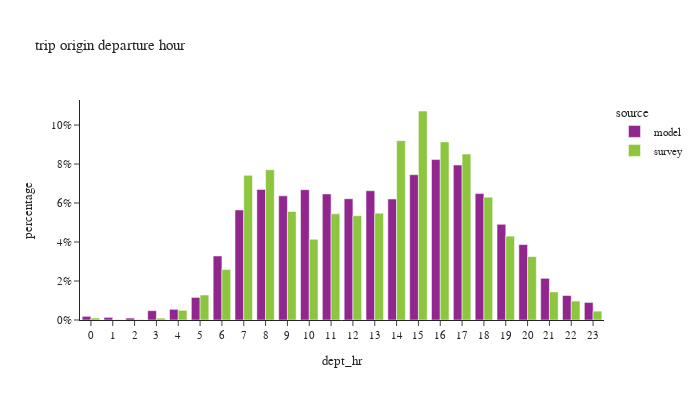

The code cell stored with this chart in its notebook:
### Code cell
df_plot = df_trip.groupby(['dept_hr','source'])['trexpfac'].agg(sample_count='size', trexpfac='sum').reset_index()
df_plot['percentage'] = df_plot.groupby(['source'], group_keys=False)['trexpfac']. \
    apply(lambda x: x / float(x.sum()))

fig = px.bar(df_plot, x="dept_hr", y="percentage", color="source",
             barmode="group",title="trip origin departure hour",
             hover_data=['trexpfac','sample_count'])
fig.update_layout(height=400, width=700, font=dict(size=11),
                  xaxis = dict(dtick = 1, categoryorder='category ascending'),
                  yaxis=dict(tickformat=".0%"))
fig.show()

### Figure 1 — Plotly figure (JSON) as saved in the notebook; plotly's stock layout.template omitted (floating-point values rounded to 4 significant figures)
{"data": [{"alignmentgroup": "True", "customdata": [[40740.0, 40740.0], [29330.0, 29330.0], [21440.0, 21440.0], [104600.0, 104600.0], [119400.0, 119400.0], [252900.0, 252900.0], [716600.0, 716600.0], [1232000.0, 1232000.0], [1462000.0, 1462000.0], [1390000.0, 1390000.0], [1459000.0, 1459000.0], [1411000.0, 1411000.0], [1357000.0, 1357000.0], [1447000.0, 1447000.0], [1355000.0, 1355000.0], [1627000.0, 1627000.0], [1796000.0, 1796000.0], [1735000.0, 1735000.0], [1415000.0, 1415000.0], [1071000.0, 1071000.0], [844400.0, 844400.0], [466300.0, 466300.0], [274100.0, 274100.0], [196400.0, 196400.0]], "hovertemplate": "source=model<br>dept_hr=%{x}<br>percentage=%{y}<br>trexpfac=%{customdata[0]}<br>sample_count=%{customdata[1]}<extra></extra>", "legendgroup": "model", "marker": {"color": "#91268F", "pattern": {"shape": ""}}, "name": "model", "offsetgroup": "model", "orientation": "v", "showlegend": true, "textposition": "auto", "type": "bar", "x": [0, 1, 2, 3, 4, 5, 6, 7, 8, 9, 10, 11, 12, 13, 14, 15, 16, 17, 18, 19, 20, 21, 22, 23], "xaxis": "x", "y": [0.001867, 0.001344, 0.0009825, 0.004793, 0.00547, 0.01159, 0.03284, 0.05646, 0.06701, 0.06368, 0.06684, 0.06468, 0.06219, 0.06631, 0.06208, 0.07454, 0.0823, 0.07951, 0.06485, 0.04906, 0.03869, 0.02137, 0.01256, 0.008998], "yaxis": "y"}, {"alignmentgroup": "True", "customdata": [[14160.0, 37.0], [1901.0, 10.0], [2284.0, 18.0], [13390.0, 31.0], [68940.0, 82.0], [178200.0, 214.0], [359700.0, 676.0], [1032000.0, 1625.0], [1072000.0, 1961.0], [774200.0, 1565.0], [575800.0, 1583.0], [756900.0, 1781.0], [743500.0, 1915.0], [761800.0, 1816.0], [1279000.0, 2135.0], [1491000.0, 2486.0], [1270000.0, 2478.0], [1183000.0, 2609.0], [876200.0, 2047.0], [597800.0, 1460.0], [452200.0, 1035.0], [200100.0, 623.0], [135200.0, 276.0], [63200.0, 133.0]], "hovertemplate": "source=survey<br>dept_hr=%{x}<br>percentage=%{y}<br>trexpfac=%{customdata[0]}<br>sample_count=%{customdata[1]}<extra></extra>", "legendgroup": "survey", "marker": {"color": "#8CC63E", "pattern": {"shape": ""}}, "name": "survey", "offsetgroup": "survey", "orientation": "v", "showlegend": true, "textposition": "auto", "type": "bar", "x": [0, 1, 2, 3, 4, 5, 6, 7, 8, 9, 10, 11, 12, 13, 14, 15, 16, 17, 18, 19, 20, 21, 22, 23], "xaxis": "x", "y": [0.001019, 0.0001367, 0.0001643, 0.0009632, 0.004959, 0.01282, 0.02587, 0.07422, 0.0771, 0.05569, 0.04142, 0.05444, 0.05348, 0.0548, 0.09201, 0.1072, 0.09137, 0.08512, 0.06302, 0.043, 0.03253, 0.0144, 0.009724, 0.004546], "yaxis": "y"}], "layout": {"barmode": "group", "font": {"size": 11}, "height": 400, "legend": {"title": {"text": "source"}, "tracegroupgap": 0}, "title": {"text": "trip origin departure hour"}, "width": 700, "xaxis": {"anchor": "y", "categoryorder": "category ascending", "domain": [0.0, 1.0], "dtick": 1, "title": {"text": "dept_hr"}}, "yaxis": {"anchor": "x", "domain": [0.0, 1.0], "tickformat": ".0%", "title": {"text": "percentage"}}}}
